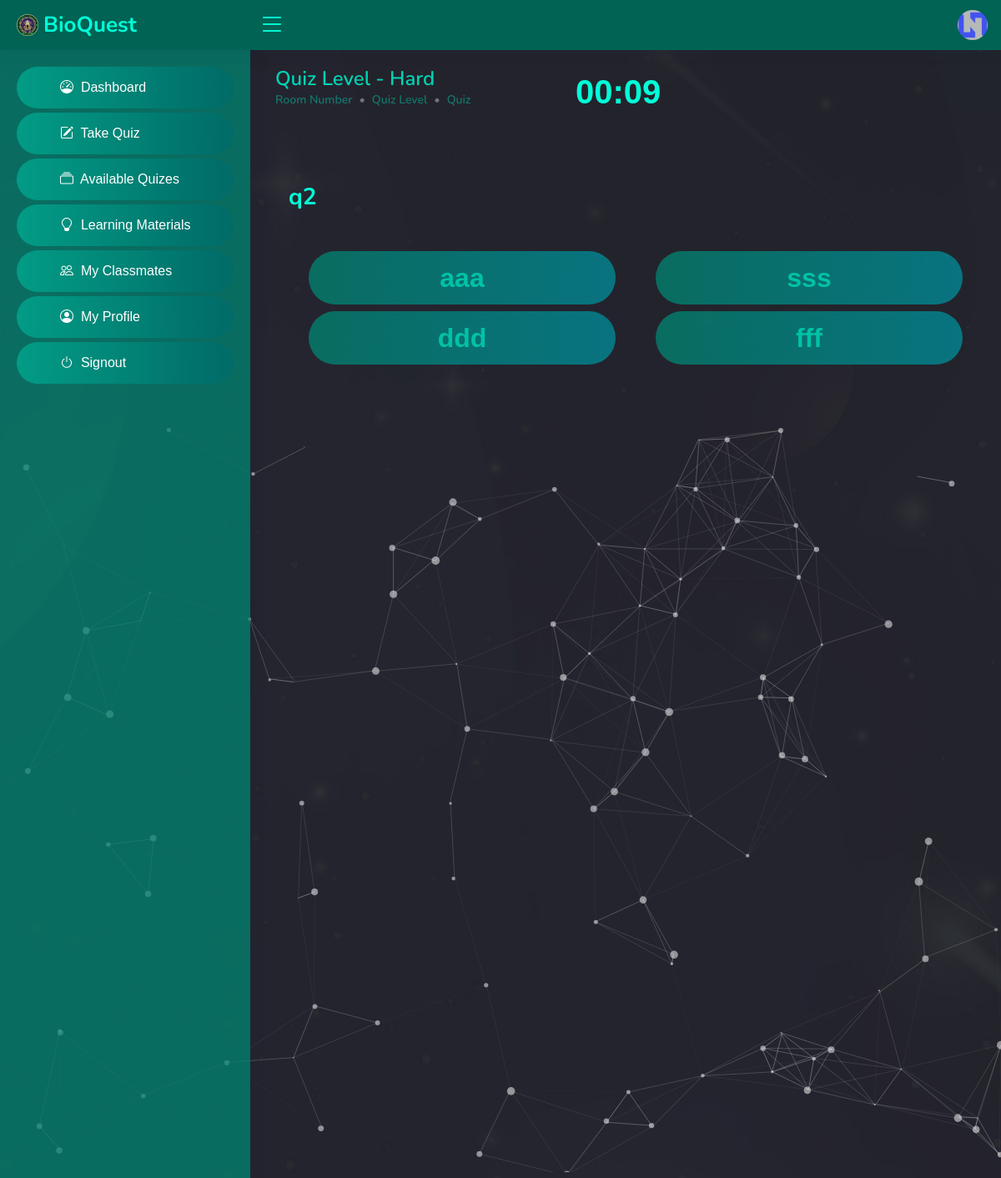
Screenshot of /student/quiz-hard.php?room_number=111 (signed in) with the database file from the repository.
### tables this page shows
CREATE TABLE IF NOT EXISTS `tbl_student` (
  `id` int NOT NULL AUTO_INCREMENT,
  `email` varchar(50) NOT NULL,
  `student_id` varchar(50) NOT NULL,
  `password` varchar(50) NOT NULL,
  `firstname` varchar(50) NOT NULL,
  `middlename` varchar(50) NOT NULL,
  `lastname` varchar(50) NOT NULL,
  `year_level` int NOT NULL,
  `section` int NOT NULL,
  `img_url` varchar(50) NOT NULL,
  `created_at` varchar(50) NOT NULL,
  PRIMARY KEY (`id`),
  KEY `year_level` (`year_level`),
  KEY `section` (`section`),
  KEY `section_2` (`section`)
);

CREATE TABLE IF NOT EXISTS `tbl_quiz` (
  `id` int NOT NULL AUTO_INCREMENT,
  `year_level` int NOT NULL,
  `section_id` int NOT NULL,
  `room_number` int NOT NULL,
  `direction` text NOT NULL,
  `item_number` int NOT NULL,
  `question` text NOT NULL,
  `choice1` text NOT NULL,
  `choice2` text NOT NULL,
  `choice3` text NOT NULL,
  `choice4` text NOT NULL,
  `correct_answer` text NOT NULL,
  `teacher_id` int NOT NULL,
  `created_at` varchar(50) NOT NULL,
  `updated_at` varchar(50) NOT NULL,
  PRIMARY KEY (`id`)
);

### student/quiz-hard.php (the view, shortened to what this page needs)
<?php
include('../database-connection.php');
if (isset($_SESSION['id'])) {
    $student_id = $_SESSION['id'];
    $room_number = $_GET['room_number'];
?>
    <!DOCTYPE html>
    <html lang="en">
    <head>
        <?php include '../other-includes/head.php' ?>
    </head>
    <body>
        <?php include 'top-nav.php' ?>
        <?php include 'side-nav.php' ?>
        <div id="start">
            <div id="particles-js">
                <main id="main" class="">
                    <div class="row">
                        <div class="pagetitle col-lg-5">
                            <h1>Quiz Level - Hard</h1>
                            <nav style="--bs-breadcrumb-divider: '•';">
                                <ol class="breadcrumb">
                                    <li class="breadcrumb-item">Room Number</li>
                                    <li class="breadcrumb-item">Quiz Level</li>
                                    <li class="breadcrumb-item">Quiz</li>
                                </ol>
                            </nav>
                        </div>
                        <div class="col-lg-2">
                            <span class="text-center" id="timer" style="font-weight: bolder; font-size: 40px; display: none;"></span>
                        </div>
                    </div>
                    <section class="section dashboard">
                        <div class="row">
                            <div class="col-lg-12">
                                <form action="quiz-check.php?id=<?php echo $room_number ?>" method="POST" class="p-3" id="quizForm">
                                    <?php
                                    $stmt = $conn->prepare(' SELECT * FROM tbl_quiz_student WHERE room_number = ? AND student_id = ? ');
                                    $stmt->bind_param('ii', $room_number, $student_id);
                                    $stmt->execute();
                                    $result = $stmt->get_result();
                                    if (mysqli_num_rows($result) > 0) {
                                        $student_answer = '';
                                        $stmt = $conn->prepare(' UPDATE tbl_quiz_student SET student_answer = ? WHERE room_number = ? AND student_id = ?  ');
                                        $stmt->bind_param('sii', $student_answer, $room_number, $student_id);
                                        $stmt->execute();
                                    } else {
                                        $stmt = $conn->prepare(' SELECT * FROM tbl_quiz WHERE room_number = ? ');
                                        $stmt->bind_param('i', $room_number);
                                        $stmt->execute();
                                        $result = $stmt->get_result();
                                        if ($result->num_rows > 0) {
                                            while ($rows = $result->fetch_assoc()) {
                                                $room_number = $rows["room_number"];
                                            }
                                        }
                                    }
                                    $stmt = $conn->prepare(' SELECT * FROM tbl_quiz WHERE room_number = ? ');
                                    $stmt->bind_param('i', $room_number);
                                    $stmt->execute();
                                    $result = $stmt->get_result();
                                    $questions = [];
                                    while ($row = $result->fetch_assoc()) {
                                        $questions[] = $row;
                                    }
                                    ?>
                                    <?php
                                    foreach ($questions as $question) {
                                        $item_number = $question['item_number'];
                                        $choices = [$question['choice1'], $question['choice2'], $question['choice3'], $question['choice4']];
                                        echo '
                                                    <div id="question_' . $item_number . '" style="display: none;">
                                                        <h3 class="fw-bold my-5">' . $question['question'] . '</h3>
                                                        <fieldset class="row mb-4 mt-3">
                                                            <div class="col-lg-6">
                                                                <div class="form-check mb-2">
                                                                    <input class="form-check-input" type="radio" name="answers[' . $item_number . ']" id="choice1_' . $item_number . '" value="' . $choices[0] . '" required>
                                                                    <label class="form-check-label border-0 fw-bold p-2 fs-2 w-100 text-center" for="choice1_' . $item_number . '">
                                                                        ' . $choices[0] . '
                                                                    </label>
                                                                </div>
                                                            </div>
                                                            <div class="col-lg-6">
                                                                <div class="form-check mb-2">
                                                                    <input class="form-check-input" type="radio" name="answers[' . $item_number . ']" id="choice2_' . $item_number . '" value="' . $choices[1] . '" required>
                                                                    <label class="form-check-label border-0 fw-bold p-2 fs-2 w-100 text-center" for="choice2_' . $item_number . '">
                                                                        ' . $choices[1] . '
                                                                    </label>
                                                                </div>
                                                            </div>
                                                            <div class="col-lg-6">
                                                                <div class="form-check mb-2">
                                                                    <input class="form-check-input" type="radio" name="answers[' . $item_number . ']" id="choice3_' . $item_number . '" value="' . $choices[2] . '" required>
                                                                    <label class="form-check-label border-0 fw-bold p-2 fs-2 w-100 text-center" for="choice3_' . $item_number . '">
                                                                        ' . $choices[2] . '
                                                                    </label>
                                                                </div>
                                                            </div>
                                                            <div class="col-lg-6">
                                                                <div class="form-check mb-2">
                                                                    <input class="form-check-input" type="radio" name="answers[' . $item_number . ']" id="choice4_' . $item_number . '" value="' . $choices[3] . '" required>
                                                                    <label class="form-check-label border-0 fw-bold p-2 fs-2 w-100 text-center" for="choice4_' . $item_number . '">
                                                                        ' . $choices[3] . '
                                                                    </label>
                                                                </div>
                                                            </div>
                                                        </fieldset>
                                                    </div>
                                                ';
                                    }
                                    ?>
                                </form>
                            </div>
                        </div>
                    </section>
                </main>
            </div>
        </div>
    </body>
    </html>
<?php
} else {
    header("Location: ../index.php");
}

### student/top-nav.php (shortened to what this page needs)
<?php
include '../database-connection.php';
$stmt = $conn->prepare(' SELECT * FROM tbl_student WHERE id = ? ');
$stmt->bind_param('i', $_SESSION['id']);
$stmt->execute();
$result = $stmt->get_result();
$row = $result->fetch_assoc();
$img_url = $row['img_url'];
?>
<header id="header" class="header fixed-top d-flex align-items-center">
    <div class="d-flex align-items-center justify-content-between">
        <a href="student-dashboard.php" class="logo d-flex align-items-center">
            <img src="../assets/img/logo.png" alt="">
            <span class="d-none d-lg-block">BioQuest</span>
        </a>
        <i class="bi bi-list toggle-sidebar-btn"></i>
    </div>
    <nav class="header-nav ms-auto">
        <ul class="d-flex align-items-center">
            <li class="nav-item dropdown pe-3">
                <a class="nav-link nav-profile d-flex align-items-center pe-0" href="#" data-bs-toggle="dropdown">
                    <img src="../assets/img/profiles/<?php echo $img_url ?>" alt="Profile" class="rounded-circle">
                </a>
            </li>
        </ul>
    </nav>
</header>

### student/assets/css/style.css (style rules this page uses)
:root { --primary-color: #00c2a5; --secondary-color: #004b40; scroll-behavior: smooth; }
body { color: #444444; margin: 0; font-family: 'Source Sans Pro', sans-serif; background: #000; }
a { color: #4154f1; text-decoration: none; }
h1, h2, h3, h4, h5, h6 { font-family: "Nunito", sans-serif; }
#main { margin-top: 60px; padding: 20px 30px; transition: all 0.3s; }
.pagetitle { margin-bottom: 10px; }
.pagetitle h1 { font-size: 24px; margin-bottom: 0; font-weight: 600; color: #00d3b3; }
.breadcrumb { font-size: 14px; font-family: "Nunito", sans-serif; color: #899bbd; font-weight: 600; }
.breadcrumb .breadcrumb-item { color: #00debd72; }
.logo { line-height: 1; }
@media (min-width: 1200px) { .logo { width: 280px; } }
.logo img { max-height: 26px; margin-right: 6px; }
.logo span { font-size: 26px; font-weight: 700; color: #00ffd9; font-family: "Nunito", sans-serif; }
.header { transition: all 0.5s; z-index: 997; height: 60px; box-shadow: 0px 2px 20px rgba(1, 41, 112, 0.1); background-color: #008672bd; padding-left: 20px; }
.header .toggle-sidebar-btn { font-size: 32px; padding-left: 10px; cursor: pointer; color: #00ffd9; }
.header-nav ul { list-style: none; }
.header-nav>ul { margin: 0; padding: 0; }
.header-nav .nav-profile { color: #00ffd9; }
.header-nav .nav-profile img { max-height: 36px; }
@media (min-width: 1200px) { #main, #footer { margin-left: 300px; } }
.dashboard p, .dashboard h2, .dashboard h3, table th, table td, #timer { color: #00ffd9; }
.dashboard fieldset label { background-color: #004e43; }
#start { background: url(../images/bg1.jpg) no-repeat; background-size: cover; -webkit-background-size: cover; -moz-background-size: cover; -o-background-size: cover; -ms-background-size: cover; background-attachment: fixed; position: relative; }
#particles-js { width: 100%; background-image: url('../../images/bg1.jpg'); background-size: cover; background-position: 50% 50%; background-repeat: no-repeat; }
form input::placeholder, form label, form input { color: #00c2a5 !important; }

### student/quiz-hard.php (style rules this page uses)
fieldset input[type="radio"]+label { display: inline-block; padding: 18px; text-align: center; text-decoration: none; font-size: 16px; border: none; border-radius: 40px; cursor: pointer; color: #fff; background: linear-gradient(to right, #008672bd, #0583aaea); background-size: 200% 100%; transition: background-position 0.5s ease-in-out; }

### rows the page displays
tbl_student: img_url (placeholder picture)
tbl_quiz: question "q2", choice1 "aaa", choices "sss", choice3 "ddd", choice4 "fff"
